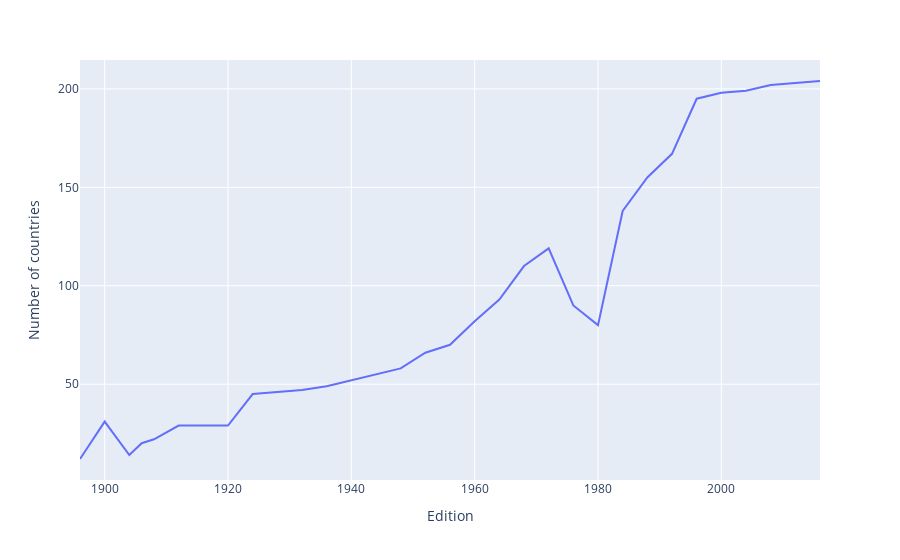

Here is the notebook cell this chart was saved with:
### Code cell
fig = px.line(nations_over_time, x = 'Edition', y = 'Number of countries')
fig.show()

### Figure 1 — Plotly figure (JSON) as saved in the notebook; plotly's stock layout.template omitted (floating-point values rounded to 4 significant figures)
{"data": [{"hovertemplate": "Edition=%{x}<br>Number of countries=%{y}<extra></extra>", "legendgroup": "", "line": {"color": "#636efa", "dash": "solid"}, "marker": {"symbol": "circle"}, "mode": "lines", "name": "", "orientation": "v", "showlegend": false, "type": "scatter", "x": [1896, 1900, 1904, 1906, 1908, 1912, 1920, 1924, 1928, 1932, 1936, 1948, 1952, 1956, 1960, 1964, 1968, 1972, 1976, 1980, 1984, 1988, 1992, 1996, 2000, 2004, 2008, 2012, 2016], "xaxis": "x", "y": [12, 31, 14, 20, 22, 29, 29, 45, 46, 47, 49, 58, 66, 70, 82, 93, 110, 119, 90, 80, 138, 155, 167, 195, 198, 199, 202, 203, 204], "yaxis": "y"}], "layout": {"legend": {"tracegroupgap": 0}, "margin": {"t": 60}, "xaxis": {"anchor": "y", "domain": [0, 1], "title": {"text": "Edition"}}, "yaxis": {"anchor": "x", "domain": [0, 1], "title": {"text": "Number of countries"}}}}
